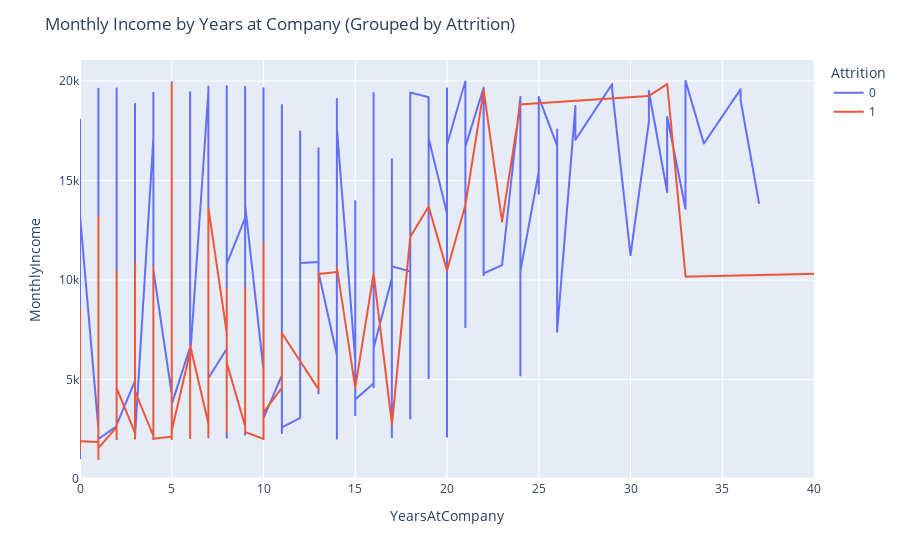
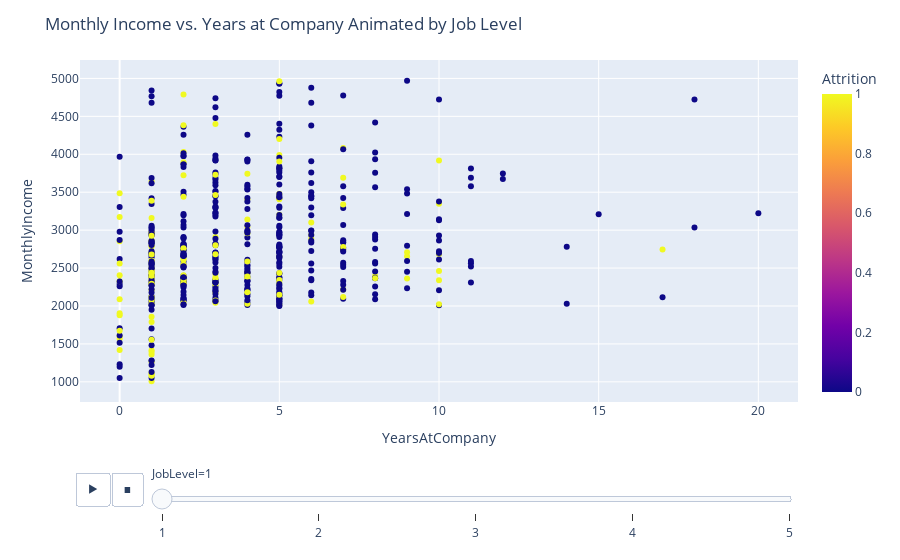

Notebook source saved alongside these figures, in order:
### Markdown cell above
# Research Question 3:

### Code cell
import plotly.express as px

# First: Line chart
fig = px.line(
    df.sort_values(by="YearsAtCompany"),
    x="YearsAtCompany",
    y="MonthlyIncome",
    color="Attrition"
)
fig.update_layout(title="Monthly Income by Years at Company (Grouped by Attrition)")
fig.show()
fig.write_image("plot_3_1.pdf", width=1000, height=400, scale=4)
# Second: Scatter with ordered JobLevel animation
# Make sure JobLevel is numeric and sorted
df["JobLevel"] = df["JobLevel"].astype(int)  # convert if it's object/string

# Sort df by JobLevel to control animation frame order
df_sorted = df.sort_values(by="JobLevel")

fig = px.scatter(
    df_sorted,
    x="YearsAtCompany",
    y="MonthlyIncome",
    animation_frame="JobLevel",
    color="Attrition"
)
fig.update_layout(title="Monthly Income vs. Years at Company Animated by Job Level")
fig.show()
fig.write_image("plot_3_2.pdf", width=1000, height=400, scale=8)

### Figure 1 — Plotly figure (JSON) as saved in the notebook; plotly's stock layout.template omitted (floating-point values rounded to 4 significant figures; data arrays with more than 128 entries replaced by an {"elided": "..."} marker saying what was removed)
{"data": [{"hovertemplate": "Attrition=0<br>YearsAtCompany=%{x}<br>MonthlyIncome=%{y}<extra></extra>", "legendgroup": "0", "line": {"color": "#636efa", "dash": "solid"}, "marker": {"symbol": "circle"}, "mode": "lines", "name": "0", "showlegend": true, "type": "scattergl", "x": {"elided": "1233 int values"}, "xaxis": "x", "y": {"elided": "1233 int values"}, "yaxis": "y"}, {"hovertemplate": "Attrition=1<br>YearsAtCompany=%{x}<br>MonthlyIncome=%{y}<extra></extra>", "legendgroup": "1", "line": {"color": "#EF553B", "dash": "solid"}, "marker": {"symbol": "circle"}, "mode": "lines", "name": "1", "showlegend": true, "type": "scattergl", "x": {"elided": "237 int values"}, "xaxis": "x", "y": {"elided": "237 int values"}, "yaxis": "y"}], "layout": {"autosize": true, "legend": {"title": {"text": "Attrition"}, "tracegroupgap": 0}, "margin": {"t": 60}, "title": {"text": "Monthly Income by Years at Company (Grouped by Attrition)"}, "xaxis": {"anchor": "y", "autorange": true, "domain": [0, 1], "range": [0, 40], "title": {"text": "YearsAtCompany"}, "type": "linear"}, "yaxis": {"anchor": "x", "autorange": true, "domain": [0, 1], "range": [-46, 21054], "title": {"text": "MonthlyIncome"}, "type": "linear"}}}

### Figure 2 — Plotly figure (JSON) as saved in the notebook; plotly's stock layout.template omitted (floating-point values rounded to 4 significant figures; data arrays with more than 128 entries replaced by an {"elided": "..."} marker saying what was removed)
{"data": [{"hovertemplate": "JobLevel=1<br>YearsAtCompany=%{x}<br>MonthlyIncome=%{y}<br>Attrition=%{marker.color}<extra></extra>", "legendgroup": "", "marker": {"color": {"elided": "543 int values"}, "coloraxis": "coloraxis", "symbol": "circle"}, "mode": "markers", "name": "", "orientation": "v", "showlegend": false, "type": "scatter", "x": {"elided": "543 int values"}, "xaxis": "x", "y": {"elided": "543 int values"}, "yaxis": "y"}], "layout": {"autosize": true, "coloraxis": {"colorbar": {"title": {"text": "Attrition"}}, "colorscale": [[0, "#0d0887"], [0.1111, "#46039f"], [0.2222, "#7201a8"], [0.3333, "#9c179e"], [0.4444, "#bd3786"], [0.5556, "#d8576b"], [0.6667, "#ed7953"], [0.7778, "#fb9f3a"], [0.8889, "#fdca26"], [1, "#f0f921"]]}, "legend": {"tracegroupgap": 0}, "margin": {"t": 60}, "sliders": [{"active": 0, "currentvalue": {"prefix": "JobLevel="}, "len": 0.9, "pad": {"b": 10, "t": 60}, "steps": [{"args": [["1"], {"frame": {"duration": 0, "redraw": false}, "fromcurrent": true, "mode": "immediate", "transition": {"duration": 0, "easing": "linear"}}], "label": "1", "method": "animate"}, {"args": [["2"], {"frame": {"duration": 0, "redraw": false}, "fromcurrent": true, "mode": "immediate", "transition": {"duration": 0, "easing": "linear"}}], "label": "2", "method": "animate"}, {"args": [["3"], {"frame": {"duration": 0, "redraw": false}, "fromcurrent": true, "mode": "immediate", "transition": {"duration": 0, "easing": "linear"}}], "label": "3", "method": "animate"}, {"args": [["4"], {"frame": {"duration": 0, "redraw": false}, "fromcurrent": true, "mode": "immediate", "transition": {"duration": 0, "easing": "linear"}}], "label": "4", "method": "animate"}, {"args": [["5"], {"frame": {"duration": 0, "redraw": false}, "fromcurrent": true, "mode": "immediate", "transition": {"duration": 0, "easing": "linear"}}], "label": "5", "method": "animate"}], "x": 0.1, "xanchor": "left", "y": 0, "yanchor": "top"}], "title": {"text": "Monthly Income vs. Years at Company Animated by Job Level"}, "updatemenus": [{"buttons": [{"args": [null, {"frame": {"duration": 500, "redraw": false}, "fromcurrent": true, "mode": "immediate", "transition": {"duration": 500, "easing": "linear"}}], "label": "&#9654;", "method": "animate"}, {"args": [[null], {"frame": {"duration": 0, "redraw": false}, "fromcurrent": true, "mode": "immediate", "transition": {"duration": 0, "easing": "linear"}}], "label": "&#9724;", "method": "animate"}], "direction": "left", "pad": {"r": 10, "t": 70}, "showactive": false, "type": "buttons", "x": 0.1, "xanchor": "right", "y": 0, "yanchor": "top"}], "xaxis": {"anchor": "y", "autorange": true, "domain": [0, 1], "range": [-1.213, 21.21], "title": {"text": "YearsAtCompany"}, "type": "linear"}, "yaxis": {"anchor": "x", "autorange": true, "domain": [0, 1], "range": [655.9, 5321.0], "title": {"text": "MonthlyIncome"}, "type": "linear"}}}
